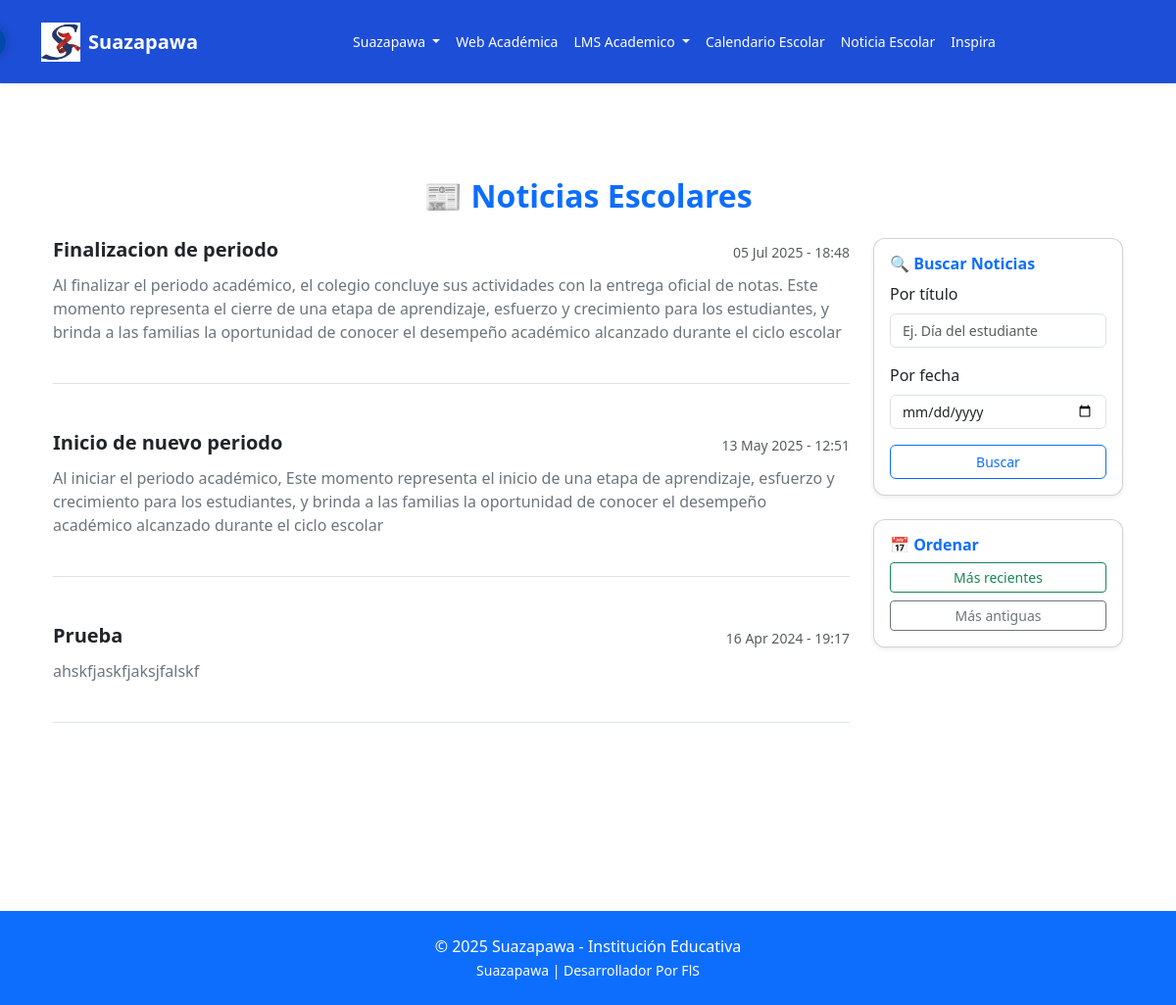
Screenshot of /noticias/ with the database file from the repository.
### web/models.py (models this page shows, shortened)
class Noticia(models.Model):
    titulo = models.CharField(max_length=100)
    descripcion = models.TextField()
    fecha = models.DateField()
    hora = models.TimeField()

### web/views.py (the view)
# urls.py: path('noticias/', TextoEscolarView.as_view(), name='textoescolar'),
class TextoEscolarView(ListView):
    model = Noticia
    template_name = 'public/TextoEscolar.html'
    context_object_name = 'noticias'
    def get_queryset(self):
        queryset = super().get_queryset()
        query = self.request.GET.get('q')
        if query:
            queryset = queryset.filter(titulo__icontains=query)
        fecha = self.request.GET.get('fecha')
        if fecha:
            queryset = queryset.filter(fecha=fecha)
        orden = self.request.GET.get('orden')
        if orden == 'reciente':
            queryset = queryset.order_by('-fecha', '-hora')
        elif orden == 'antiguo':
            queryset = queryset.order_by('fecha', 'hora')
        else:
            queryset = queryset.order_by('-fecha', '-hora')
        return queryset

### web/templates/public/TextoEscolar.html (shortened to what this page needs)
{% extends 'base.html' %}
{% load static %}
{% block content %}
<div class="container py-5">
  <h2 class="text-center text-primary fw-bold mb-4">📰 Noticias Escolares</h2>
  <div class="row">
    <div class="col-md-9">
      {% for noticia in noticias %}
        <div class="mb-5 pb-4 border-bottom">
          <div class="d-flex justify-content-between align-items-center">
            <h5 class="mb-1 fw-bold text-dark">{{ noticia.titulo }}</h5>
            <small class="text-muted">{{ noticia.fecha|date:"d M Y" }} - {{ noticia.hora|time:"H:i" }}</small>
          </div>
          <p class="text-secondary mt-2">{{ noticia.descripcion }}</p>
        </div>
      {% empty %}
        <p class="text-muted">No hay noticias disponibles.</p>
      {% endfor %}
    </div>
    <div class="col-md-3">
      <div class="card shadow-sm mb-4">
        <div class="card-body">
          <h6 class="card-title fw-bold text-primary">🔍 Buscar Noticias</h6>
          <form method="get">
            <div class="mb-3">
              <label class="form-label">Por título</label>
              <input type="text" name="q" class="form-control" placeholder="Ej. Día del estudiante">
            </div>
            <div class="mb-3">
              <label class="form-label">Por fecha</label>
              <input type="date" name="fecha" class="form-control">
            </div>
            <button type="submit" class="btn btn-outline-primary w-100">Buscar</button>
          </form>
        </div>
      </div>
      <div class="card shadow-sm">
        <div class="card-body">
          <h6 class="fw-bold text-primary">📅 Ordenar</h6>
          <div class="d-grid gap-2">
            <a href="?orden=reciente" class="btn btn-sm btn-outline-success">Más recientes</a>
            <a href="?orden=antiguo" class="btn btn-sm btn-outline-secondary">Más antiguas</a>
          </div>
        </div>
      </div>
    </div>
  </div>
</div>
{% endblock %}

### web/static/css/style.css (style rules this page uses)
:root { --azul-suazapawa: #1d4ed8; --azul-hover: #3b82f6; --rojo-elegante: #dc2626; --cyan-suave: #0ea5e9; --blanco: #ffffff; --texto-gris: #1f2937; }
body { background-color: var(--blanco); color: var(--texto-gris); font-family: 'Segoe UI', sans-serif; }
.card { border-radius: 12px; }
.card-body input, .card-body button { font-size: 14px; }
.border-bottom { border-bottom: 1px solid #ccc; }

### rows the page displays
Noticia: titulo "Finalizacion de periodo", fecha "05 Jul 2025", hora "18:48", descripcion "Al finalizar el periodo académico, el colegio concluye sus actividades con la entrega oficial de notas. Este momento representa el cierre de una etapa de aprendizaje, esfuerzo y crecimiento para los estudiantes, y brinda a las familias la oportunidad de conocer el desempeño académico alcanzado durante el ciclo escolar"
Noticia: titulo "Inicio de nuevo periodo", fecha "13 May 2025", hora "12:51", descripcion "Al iniciar el periodo académico, Este momento representa el inicio de una etapa de aprendizaje, esfuerzo y crecimiento para los estudiantes, y brinda a las familias la oportunidad de conocer el desempeño académico alcanzado durante el ciclo escolar"
Noticia: titulo "Prueba", fecha "16 Apr 2024", hora "19:17", descripcion "ahskfjaskfjaksjfalskf"
